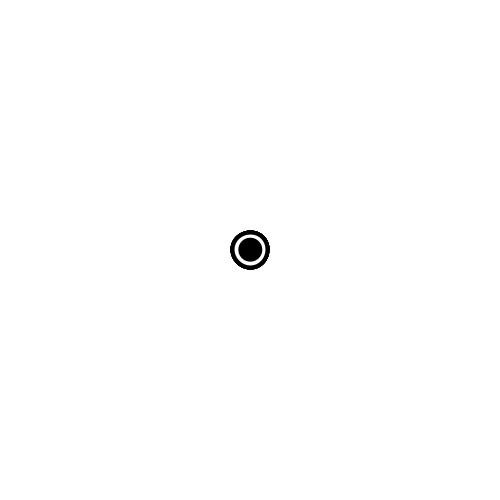
Frame 1 (no input)
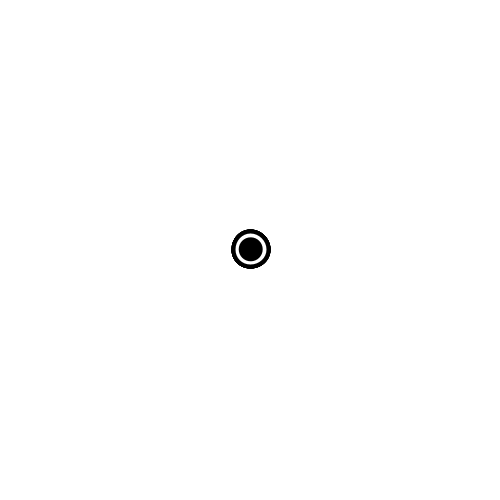
Frame 60 (the mouse pressed at the canvas centre just before this capture)
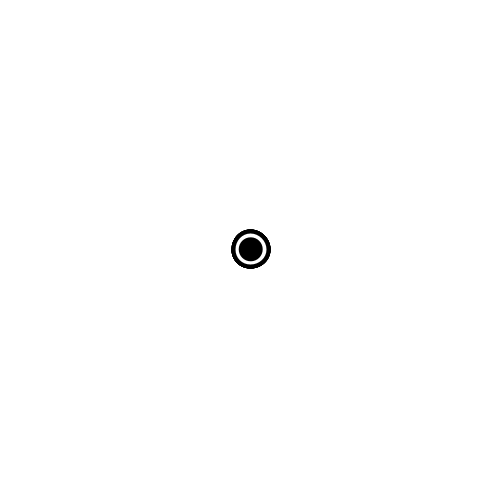
Frame 120 (the mouse held since frame 60 and released just before this capture)

The Processing sketch that drew these frames (run headless with seeded random() and noise(); from frame 60 on, the mouse is pressed at the canvas centre):

// Processing sketch: AddLifeBetter_ObjectOrientated
// ── AddLifeBetter_ObjectOrientated.pde
float finalRadius = 196;
float radius = 0;
float velocity = 0;

//Play around with these until you get the result you want:    
float dampConstant = 0.19;
float springConstant = 0.1;
float angVel = 0.01;
int T;


SpiralOut [] Circles;

void setup() {
  size(500, 500);
  smooth();
  buildCircles();
}

void draw() {

  int T = frameCount % 200;   //Loop the animation

  background(255);   //Use background() instead of drawing a white rectangle!
  translate(width/2, height/2);


  if (T<8) {   //Reset the variables

    radius = 0;
    velocity = 0;
  }

  for (int i = 0; i < Circles.length; i++) {
    Circles[i].move();
    Circles[i].render();
  }
}

void buildCircles() {
  Circles = new SpiralOut[8];
  for (int i=0; i<Circles.length; i++) {
    float xPos = 0;
    float yPos = 0;
    int r = 24;
    Circles[i] = new SpiralOut(xPos, yPos, radius, r);
  }
}

class SpiralOut {
  float xPos;
  float yPos;
  float radius;
  int r;

  SpiralOut (float axPos, float ayPos, float aradius, int ar) {
    xPos = axPos;
    yPos = ayPos;
    radius = aradius;
    r = ar;
  }

  void render() {
    stroke(0);
    strokeWeight(4);
    fill(255);
    ellipse(xPos, yPos, r+11, r+11);
    noStroke();
    fill(0);
    ellipse(xPos, yPos, r, r);
  }

  void move() {
    finalRadius = min(196, exp(T*0.15));
    float acceleration = springConstant*(finalRadius - radius) - dampConstant*velocity;
    velocity += acceleration;
    radius += velocity;
    for (int i = 0; i < Circles.length; i++) {
      xPos = radius*cos(PI*i/4+radius*angVel);
      yPos = radius*sin(PI*i/4+radius*angVel);
    }
  }
}
